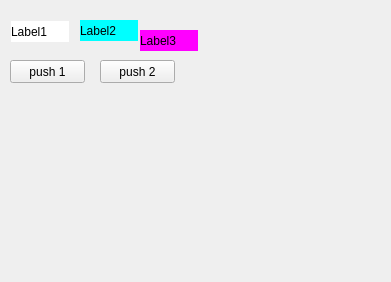
<?xml version="1.0" encoding="UTF-8"?>
<ui version="4.0">
 <class>MainWindow</class>
 <widget class="QMainWindow" name="MainWindow">
  <property name="geometry">
   <rect>
    <x>0</x>
    <y>0</y>
    <width>391</width>
    <height>282</height>
   </rect>
  </property>
  <property name="windowTitle">
   <string>MainWindow</string>
  </property>
  <widget class="QWidget" name="centralwidget">
   <widget class="QLabel" name="label">
    <property name="geometry">
     <rect>
      <x>11</x>
      <y>21</y>
      <width>58</width>
      <height>21</height>
     </rect>
    </property>
    <property name="styleSheet">
     <string notr="true">background-color: rgb(255, 255, 255);
font: 63 14pt &quot;NanumGothic&quot;;
</string>
    </property>
    <property name="text">
     <string>Label1</string>
    </property>
   </widget>
   <widget class="QLabel" name="label_2">
    <property name="geometry">
     <rect>
      <x>80</x>
      <y>20</y>
      <width>58</width>
      <height>21</height>
     </rect>
    </property>
    <property name="styleSheet">
     <string notr="true">background-color: rgb(0, 255, 255);
font: 63 14pt &quot;NanumGothic&quot;;
</string>
    </property>
    <property name="text">
     <string>Label2</string>
    </property>
   </widget>
   <widget class="QLabel" name="label_3">
    <property name="geometry">
     <rect>
      <x>140</x>
      <y>30</y>
      <width>58</width>
      <height>21</height>
     </rect>
    </property>
    <property name="styleSheet">
     <string notr="true">background-color: rgb(255, 0, 255);
font: 63 14pt &quot;NanumGothic&quot;;
</string>
    </property>
    <property name="text">
     <string>Label3</string>
    </property>
   </widget>
   <widget class="QPushButton" name="pushButton">
    <property name="geometry">
     <rect>
      <x>10</x>
      <y>60</y>
      <width>75</width>
      <height>23</height>
     </rect>
    </property>
    <property name="text">
     <string>push 1</string>
    </property>
   </widget>
   <widget class="QPushButton" name="pushButton_2">
    <property name="geometry">
     <rect>
      <x>100</x>
      <y>60</y>
      <width>75</width>
      <height>23</height>
     </rect>
    </property>
    <property name="text">
     <string>push 2</string>
    </property>
   </widget>
  </widget>
 </widget>
 <resources/>
 <connections/>
</ui>
